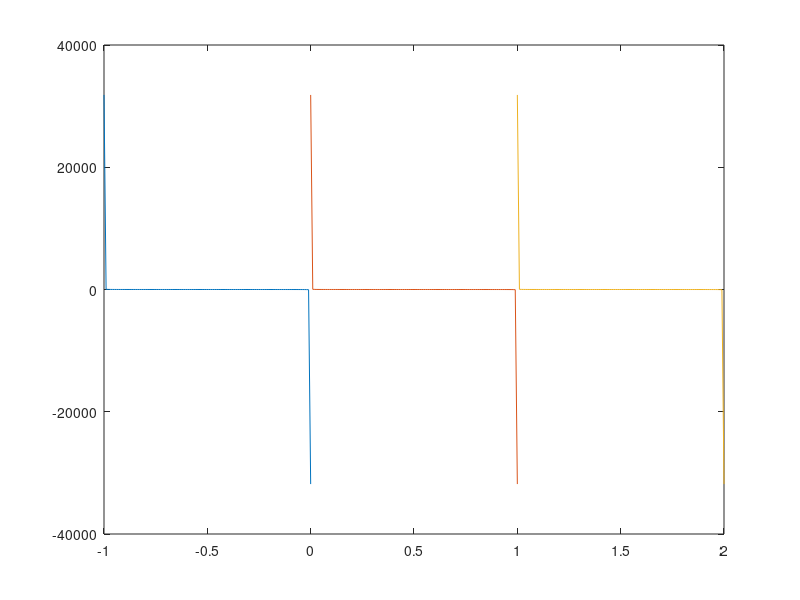

This figure's MATLAB source: (Note: this script raises an error after producing the figure.)
eps = 1e-5;
g = @(k) linspace(k+eps, k+1-eps, 100);
f = @(x) cot(pi*x) + acos(2.^x);
plot(g(-1), f(g(-1)), g(0), f(g(0)), g(1), f(g(1)))
xline(-1, ':');
xline(0, ':');
xline(1, ':');
xline(2, ':');
ylim([-50 50])
xlabel('x')
ylabel('y')
